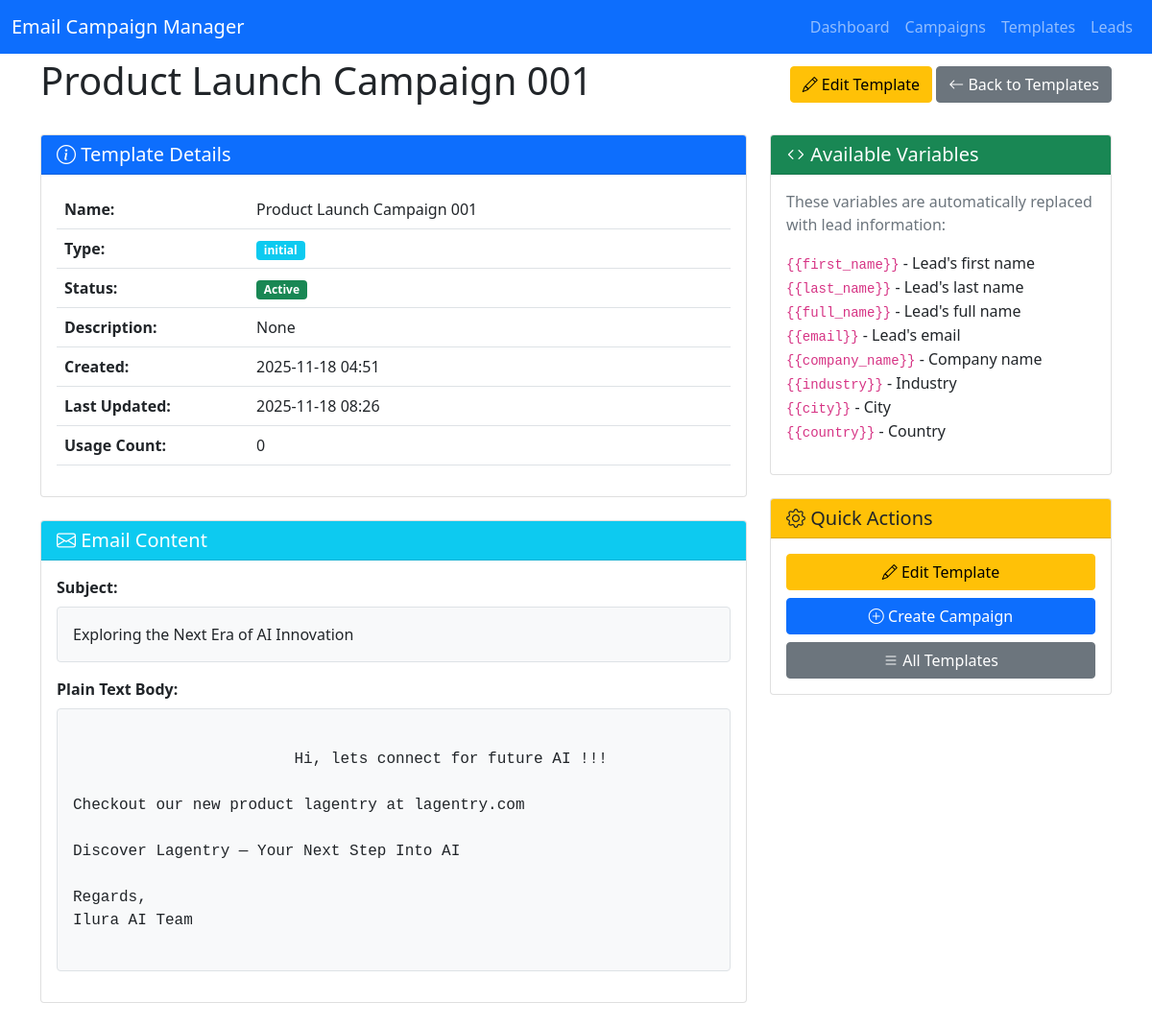
The app's page /templates/1 with its own data.
### database/models/email_templates.py (models this page shows, shortened)
class EmailTemplate(BaseModel):
    __tablename__ = 'email_templates'
    name = Column(String(255), nullable=False, index=True)
    description = Column(Text, nullable=True)
    template_type = Column(String(50), nullable=False, default='initial')  # initial, follow_up, custom
    subject = Column(String(500), nullable=False)
    body_html = Column(Text, nullable=True)  # HTML version
    body_text = Column(Text, nullable=False)  # Plain text version
    available_variables = Column(JSON, nullable=True)
    is_active = Column(Boolean, default=True, index=True)
    is_default = Column(Boolean, default=False)
    usage_count = Column(Integer, default=0)
    last_used_at = Column(String(50), nullable=True)
    tags = Column(Text, nullable=True)
    meta_data = Column('metadata', JSON, nullable=True)  # Using 'metadata' as DB column name, 'meta_data' as Python attr
    campaigns = relationship('EmailCampaign', back_populates='template', foreign_keys='EmailCampaign.template_id')

### web_ui/app.py (the view)
@app.route('/templates/<int:template_id>')
def view_template(template_id):
    session = get_session()
    try:
        template = session.query(EmailTemplate).filter(
            EmailTemplate.id == template_id,
            EmailTemplate.is_deleted == False
        ).first()
        if not template:
            flash('Template not found', 'danger')
            return redirect(url_for('templates'))
        return render_template('view_template.html', template=template)
    finally:
        session.close()

### database/session.py (called while the page is built)
def get_session():
    return SessionLocal()

### web_ui/templates/view_template.html (shortened to what this page needs)
{% extends "base.html" %}
{% block content %}
<div class="d-flex justify-content-between align-items-center mb-4">
    <h1>{{ template.name }}</h1>
    <div>
        <a href="/templates/{{ template.id }}/edit" class="btn btn-warning">
            <i class="bi bi-pencil"></i> Edit Template
        </a>
        <a href="/templates" class="btn btn-secondary">
            <i class="bi bi-arrow-left"></i> Back to Templates
        </a>
    </div>
</div>
<div class="row">
    <div class="col-md-8">
        <div class="card mb-4">
            <div class="card-header bg-primary text-white">
                <h5 class="mb-0"><i class="bi bi-info-circle"></i> Template Details</h5>
            </div>
            <div class="card-body">
                <table class="table">
                    <tr>
                        <th width="200">Name:</th>
                        <td>{{ template.name }}</td>
                    </tr>
                    <tr>
                        <th>Type:</th>
                        <td><span class="badge bg-info">{{ template.template_type }}</span></td>
                    </tr>
                    <tr>
                        <th>Status:</th>
                        <td>
                            {% if template.is_active %}
                            <span class="badge bg-success">Active</span>
                            {% else %}
                            <span class="badge bg-secondary">Inactive</span>
                            {% endif %}
                        </td>
                    </tr>
                    {% if template.description %}
                    <tr>
                        <th>Description:</th>
                        <td>{{ template.description }}</td>
                    </tr>
                    {% endif %}
                    <tr>
                        <th>Created:</th>
                        <td>{{ template.created_at.strftime('%Y-%m-%d %H:%M') if template.created_at else '-' }}</td>
                    </tr>
                    <tr>
                        <th>Last Updated:</th>
                        <td>{{ template.updated_at.strftime('%Y-%m-%d %H:%M') if template.updated_at else '-' }}</td>
                    </tr>
                    <tr>
                        <th>Usage Count:</th>
                        <td>{{ template.usage_count or 0 }}</td>
                    </tr>
                </table>
            </div>
        </div>
        <div class="card mb-4">
            <div class="card-header bg-info text-white">
                <h5 class="mb-0"><i class="bi bi-envelope"></i> Email Content</h5>
            </div>
            <div class="card-body">
                <div class="mb-3">
                    <label class="form-label fw-bold">Subject:</label>
                    <div class="p-3 bg-light border rounded">
                        {{ template.subject }}
                    </div>
                </div>
                <div class="mb-3">
                    <label class="form-label fw-bold">Plain Text Body:</label>
                    <div class="p-3 bg-light border rounded" style="white-space: pre-wrap; font-family: monospace;">
                        {{ template.body_text }}
                    </div>
                </div>
            </div>
        </div>
    </div>
    <div class="col-md-4">
        <div class="card mb-4">
            <div class="card-header bg-success text-white">
                <h5 class="mb-0"><i class="bi bi-code"></i> Available Variables</h5>
            </div>
            <div class="card-body">
                <p class="text-muted">These variables are automatically replaced with lead information:</p>
                <ul class="list-unstyled">
                    <li><code>{{"{{"}}first_name{{"}}"}}</code> - Lead's first name</li>
                    <li><code>{{"{{"}}last_name{{"}}"}}</code> - Lead's last name</li>
                    <li><code>{{"{{"}}full_name{{"}}"}}</code> - Lead's full name</li>
                    <li><code>{{"{{"}}email{{"}}"}}</code> - Lead's email</li>
                    <li><code>{{"{{"}}company_name{{"}}"}}</code> - Company name</li>
                    <li><code>{{"{{"}}industry{{"}}"}}</code> - Industry</li>
                    <li><code>{{"{{"}}city{{"}}"}}</code> - City</li>
                    <li><code>{{"{{"}}country{{"}}"}}</code> - Country</li>
                </ul>
            </div>
        </div>
        <div class="card">
            <div class="card-header bg-warning text-dark">
                <h5 class="mb-0"><i class="bi bi-gear"></i> Quick Actions</h5>
            </div>
            <div class="card-body">
                <a href="/templates/{{ template.id }}/edit" class="btn btn-warning w-100 mb-2">
                    <i class="bi bi-pencil"></i> Edit Template
                </a>
                <a href="/campaigns/create?template_id={{ template.id }}" class="btn btn-primary w-100 mb-2">
                    <i class="bi bi-plus-circle"></i> Create Campaign
                </a>
                <a href="/templates" class="btn btn-secondary w-100">
                    <i class="bi bi-list"></i> All Templates
                </a>
            </div>
        </div>
    </div>
</div>
{% endblock %}

### web_ui/templates/base.html (shortened to what this page needs)
<!DOCTYPE html>
<html lang="en">
<head>
    <link href="https://cdn.jsdelivr.net/npm/bootstrap@5.1.3/dist/css/bootstrap.min.css" rel="stylesheet">
    <link rel="stylesheet" href="https://cdn.jsdelivr.net/npm/bootstrap-icons@1.11.0/font/bootstrap-icons.css">
</head>
<body>
    <nav class="navbar navbar-expand-lg navbar-dark bg-primary fixed-top">
        <div class="container-fluid">
            <a class="navbar-brand" href="/">Email Campaign Manager</a>
            <div class="navbar-nav">
                <a class="nav-link" href="/">Dashboard</a>
                <a class="nav-link" href="/campaigns">Campaigns</a>
                <a class="nav-link" href="/templates">Templates</a>
                <a class="nav-link" href="/leads">Leads</a>
            </div>
        </div>
    </nav>
    <div class="container">
        {% block content %}{% endblock %}
    </div>
</body>
</html>

### web_ui/templates/base.html (style rules this page uses)
body { padding-top: 60px; }

### records on screen
EmailTemplate: name "Product Launch Campaign 001", template_type "initial", description "None", created_at "2025-11-18 04:51", updated_at "2025-11-18 08:26", usage_count "0", subject "Exploring the Next Era of AI Innovation", body_text "Hi, lets connect for future AI !!! Checkout our new product lagentry at lagentry.com Discover Lagentry — Your Next Step Into AI Regards, Ilura AI Team"

### other values on screen
{{ "{{" }} "{{"
{{ "}}" }} "}}"
